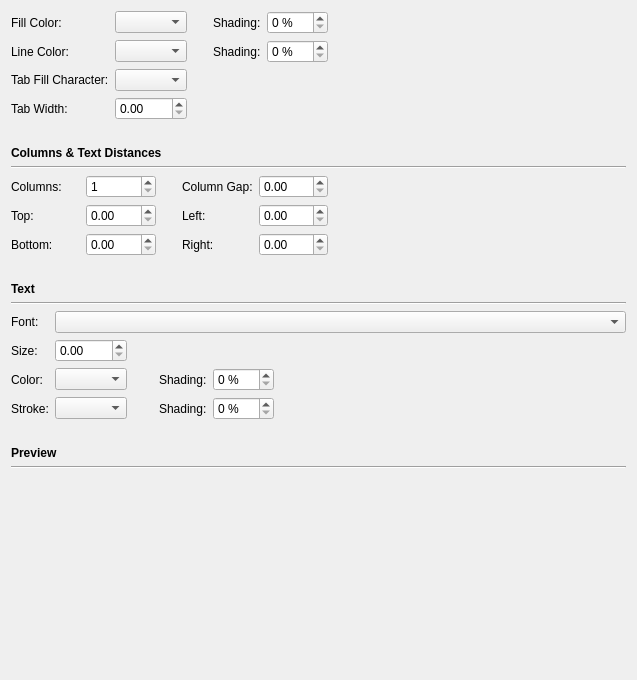
         <widget class="QWidget" name="scrollAreaWidgetContents">
          <property name="geometry">
           <rect>
            <x>0</x>
            <y>0</y>
            <width>637</width>
            <height>680</height>
           </rect>
          </property>
          <layout class="QGridLayout" name="gridLayout_5">
           <item row="2" column="1">
            <widget class="QLabel" name="label_43">
             <property name="text">
              <string/>
             </property>
            </widget>
           </item>
           <item row="5" column="0" colspan="3">
            <widget class="Line" name="line_6">
             <property name="orientation">
              <enum>Qt::Horizontal</enum>
             </property>
            </widget>
           </item>
           <item row="4" column="0">
            <widget class="QLabel" name="ColumnsAndTextDistances">
             <property name="font">
              <font>
               <weight>75</weight>
               <bold>true</bold>
              </font>
             </property>
             <property name="text">
              <string>Columns &amp; Text Distances</string>
             </property>
            </widget>
           </item>
           <item row="9" column="0" colspan="3">
            <widget class="Line" name="line_5">
             <property name="orientation">
              <enum>Qt::Horizontal</enum>
             </property>
            </widget>
           </item>
           <item row="0" column="2">
            <spacer name="horizontalSpacer_13">
             <property name="orientation">
              <enum>Qt::Horizontal</enum>
             </property>
             <property name="sizeHint" stdset="0">
              <size>
               <width>40</width>
               <height>20</height>
              </size>
             </property>
            </spacer>
           </item>
           <item row="16" column="0">
            <spacer name="verticalSpacer_10">
             <property name="orientation">
              <enum>Qt::Vertical</enum>
             </property>
             <property name="sizeHint" stdset="0">
              <size>
               <width>20</width>
               <height>40</height>
              </size>
             </property>
            </spacer>
           </item>
           <item row="14" column="0" colspan="3">
            <widget class="Line" name="line_3">
             <property name="orientation">
              <enum>Qt::Horizontal</enum>
             </property>
            </widget>
           </item>
           <item row="13" column="0">
            <widget class="QLabel" name="label_11">
             <property name="font">
              <font>
               <weight>75</weight>
               <bold>true</bold>
              </font>
             </property>
             <property name="text">
              <string>Preview</string>
             </property>
            </widget>
           </item>
           <item row="6" column="2">
            <spacer name="horizontalSpacer_15">
             <property name="orientation">
              <enum>Qt::Horizontal</enum>
             </property>
             <property name="sizeHint" stdset="0">
              <size>
               <width>40</width>
               <height>20</height>
              </size>
             </property>
            </spacer>
           </item>
           <item row="1" column="1">
            <widget class="QLabel" name="label_42">
             <property name="text">
              <string/>
             </property>
            </widget>
           </item>
           <item row="6" column="0" colspan="2">
            <layout class="QGridLayout" name="gridLayout_3">
             <item row="2" column="4">
              <widget class="ScrSpinBox" name="rightTextDistanceSpinBox"/>
             </item>
             <item row="0" column="4">
              <widget class="ScrSpinBox" name="textColumnGapSpinBox"/>
             </item>
             <item row="0" column="1">
              <widget class="QSpinBox" name="textColumnsSpinBox">
               <property name="minimum">
                <number>1</number>
               </property>
              </widget>
             </item>
             <item row="1" column="1">
              <widget class="ScrSpinBox" name="topTextDistanceSpinBox"/>
             </item>
             <item row="1" column="0">
              <widget class="QLabel" name="TopLabel">
               <property name="text">
                <string>Top:</string>
               </property>
              </widget>
             </item>
             <item row="1" column="4">
              <widget class="ScrSpinBox" name="leftTextDistanceSpinBox"/>
             </item>
             <item row="2" column="0">
              <widget class="QLabel" name="BottomLabel">
               <property name="text">
                <string>Bottom:</string>
               </property>
              </widget>
             </item>
             <item row="1" column="3">
              <widget class="QLabel" name="LefLabel">
               <property name="text">
                <string>Left:</string>
               </property>
              </widget>
             </item>
             <item row="0" column="0">
              <widget class="QLabel" name="ColumnsLabel">
               <property name="text">
                <string>Columns:</string>
               </property>
              </widget>
             </item>
             <item row="0" column="3">
              <widget class="QLabel" name="ColumnGapLabel">
               <property name="text">
                <string>Column Gap:</string>
               </property>
              </widget>
             </item>
             <item row="2" column="1">
              <widget class="ScrSpinBox" name="bottomTextDistanceSpinBox"/>
             </item>
             <item row="2" column="3">
              <widget class="QLabel" name="RightLabel">
               <property name="text">
                <string>Right:</string>
               </property>
              </widget>
             </item>
             <item row="0" column="2" rowspan="3">
              <spacer name="horizontalSpacer_9">
               <property name="orientation">
                <enum>Qt::Horizontal</enum>
               </property>
               <property name="sizeType">
                <enum>QSizePolicy::Fixed</enum>
               </property>
               <property name="sizeHint" stdset="0">
                <size>
                 <width>20</width>
                 <height>20</height>
                </size>
               </property>
              </spacer>
             </item>
            </layout>
           </item>
           <item row="0" column="0" rowspan="3" colspan="2">
            <layout class="QGridLayout" name="gridLayout_2">
             <item row="0" column="0">
              <widget class="QLabel" name="textFillColorLabel">
               <property name="text">
                <string>Fill Color:</string>
               </property>
              </widget>
             </item>
             <item row="0" column="4">
              <widget class="QSpinBox" name="textFrameFillShadingSpinBox">
               <property name="suffix">
                <string> %</string>
               </property>
               <property name="maximum">
                <number>100</number>
               </property>
              </widget>
             </item>
             <item row="1" column="4">
              <widget class="QSpinBox" name="textFrameLineShadingSpinBox">
               <property name="suffix">
                <string> %</string>
               </property>
               <property name="maximum">
                <number>100</number>
               </property>
              </widget>
             </item>
             <item row="0" column="1">
              <widget class="ColorCombo" name="textFrameFillColorComboBox"/>
             </item>
             <item row="0" column="3">
              <widget class="QLabel" name="textFillColorShadingLabel">
               <property name="sizePolicy">
                <sizepolicy hsizetype="Preferred" vsizetype="Preferred">
                 <horstretch>0</horstretch>
                 <verstretch>0</verstretch>
                </sizepolicy>
               </property>
               <property name="text">
                <string>Shading:</string>
               </property>
              </widget>
             </item>
             <item row="1" column="0">
              <widget class="QLabel" name="textLineColorLabel">
               <property name="text">
                <string>Line Color:</string>
               </property>
              </widget>
             </item>
             <item row="3" column="0">
              <widget class="QLabel" name="TabWidthLabel">
               <property name="text">
                <string>Tab Width:</string>
               </property>
              </widget>
             </item>
             <item row="2" column="0">
              <widget class="QLabel" name="TabFillCharacterLabel">
               <property name="text">
                <string>Tab Fill Character:</string>
               </property>
              </widget>
             </item>
             <item row="2" column="1">
              <widget class="QComboBox" name="textTabFillCharComboBox"/>
             </item>
             <item row="1" column="3">
              <widget class="QLabel" name="textLineColorShadingLabel">
               <property name="sizePolicy">
                <sizepolicy hsizetype="Preferred" vsizetype="Preferred">
                 <horstretch>0</horstretch>
                 <verstretch>0</verstretch>
                </sizepolicy>
               </property>
               <property name="text">
                <string>Shading:</string>
               </property>
              </widget>
             </item>
             <item row="3" column="1">
              <widget class="ScrSpinBox" name="textTabWidthSpinBox"/>
             </item>
             <item row="1" column="1">
              <widget class="ColorCombo" name="textFrameLineColorComboBox"/>
             </item>
             <item row="0" column="2" rowspan="4">
              <spacer name="horizontalSpacer_8">
               <property name="orientation">
                <enum>Qt::Horizontal</enum>
               </property>
               <property name="sizeType">
                <enum>QSizePolicy::Fixed</enum>
               </property>
               <property name="sizeHint" stdset="0">
                <size>
                 <width>20</width>
                 <height>20</height>
                </size>
               </property>
              </spacer>
             </item>
            </layout>
           </item>
           <item row="10" column="0" colspan="3">
            <layout class="QGridLayout" name="gridLayout_4">
             <item row="3" column="3">
              <widget class="QLabel" name="textColorStrokeLabel">
               <property name="text">
                <string>Shading:</string>
               </property>
              </widget>
             </item>
             <item row="3" column="1">
              <widget class="ColorCombo" name="textStrokeColorComboBox"/>
             </item>
             <item row="3" column="4">
              <widget class="QSpinBox" name="textStrokeShadingSpinBox">
               <property name="suffix">
                <string> %</string>
               </property>
               <property name="maximum">
                <number>100</number>
               </property>
              </widget>
             </item>
             <item row="2" column="3">
              <widget class="QLabel" name="textColorShadingLabel">
               <property name="text">
                <string>Shading:</string>
               </property>
              </widget>
             </item>
             <item row="3" column="0">
              <widget class="QLabel" name="StrokeLabel">
               <property name="text">
                <string>Stroke:</string>
               </property>
              </widget>
             </item>
             <item row="2" column="4">
              <widget class="QSpinBox" name="textColorShadingSpinBox">
               <property name="suffix">
                <string> %</string>
               </property>
               <property name="maximum">
                <number>100</number>
               </property>
              </widget>
             </item>
             <item row="0" column="0">
              <widget class="QLabel" name="FontLabel">
               <property name="text">
                <string>Font:</string>
               </property>
              </widget>
             </item>
             <item row="1" column="1">
              <widget class="ScrSpinBox" name="textSizeSpinBox"/>
             </item>
             <item row="2" column="0">
              <widget class="QLabel" name="textColorLabel">
               <property name="text">
                <string>Color:</string>
               </property>
              </widget>
             </item>
             <item row="2" column="1">
              <widget class="ColorCombo" name="textColorComboBox"/>
             </item>
             <item row="1" column="0">
              <widget class="QLabel" name="SizeLabel">
               <property name="text">
                <string>Size:</string>
               </property>
              </widget>
             </item>
             <item row="2" column="2">
              <spacer name="horizontalSpacer_2">
               <property name="orientation">
                <enum>Qt::Horizontal</enum>
               </property>
               <property name="sizeType">
                <enum>QSizePolicy::Fixed</enum>
               </property>
               <property name="sizeHint" stdset="0">
                <size>
                 <width>20</width>
                 <height>20</height>
                </size>
               </property>
              </spacer>
             </item>
             <item row="1" column="5" rowspan="3">
              <spacer name="horizontalSpacer">
               <property name="orientation">
                <enum>Qt::Horizontal</enum>
               </property>
               <property name="sizeHint" stdset="0">
                <size>
                 <width>40</width>
                 <height>20</height>
                </size>
               </property>
              </spacer>
             </item>
             <item row="0" column="1" colspan="5">
              <widget class="FontCombo" name="textFontComboBox"/>
             </item>
            </layout>
           </item>
           <item row="8" column="0">
            <widget class="QLabel" name="label_19">
             <property name="font">
              <font>
               <weight>75</weight>
               <bold>true</bold>
              </font>
             </property>
             <property name="text">
              <string>Text</string>
             </property>
            </widget>
           </item>
           <item row="15" column="0" colspan="3">
            <widget class="QLabel" name="textPreviewWidget">
             <property name="sizePolicy">
              <sizepolicy hsizetype="Expanding" vsizetype="Preferred">
               <horstretch>0</horstretch>
               <verstretch>0</verstretch>
              </sizepolicy>
             </property>
             <property name="minimumSize">
              <size>
               <width>400</width>
               <height>100</height>
              </size>
             </property>
             <property name="frameShape">
              <enum>QFrame::NoFrame</enum>
             </property>
             <property name="text">
              <string/>
             </property>
            </widget>
           </item>
           <item row="3" column="0" colspan="2">
            <spacer name="verticalSpacer">
             <property name="orientation">
              <enum>Qt::Vertical</enum>
             </property>
             <property name="sizeType">
              <enum>QSizePolicy::Fixed</enum>
             </property>
             <property name="sizeHint" stdset="0">
              <size>
               <width>20</width>
               <height>20</height>
              </size>
             </property>
            </spacer>
           </item>
           <item row="7" column="0" colspan="2">
            <spacer name="verticalSpacer_2">
             <property name="orientation">
              <enum>Qt::Vertical</enum>
             </property>
             <property name="sizeType">
              <enum>QSizePolicy::Fixed</enum>
             </property>
             <property name="sizeHint" stdset="0">
              <size>
               <width>20</width>
               <height>20</height>
              </size>
             </property>
            </spacer>
           </item>
           <item row="12" column="0" colspan="3">
            <spacer name="verticalSpacer_3">
             <property name="orientation">
              <enum>Qt::Vertical</enum>
             </property>
             <property name="sizeType">
              <enum>QSizePolicy::Fixed</enum>
             </property>
             <property name="sizeHint" stdset="0">
              <size>
               <width>20</width>
               <height>20</height>
              </size>
             </property>
            </spacer>
           </item>
          </layout>
         </widget>
